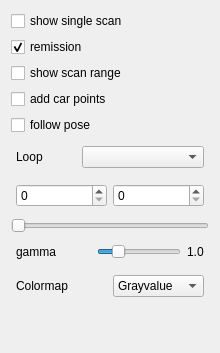
        <widget class="QWidget" name="tab_3">
         <attribute name="title">
          <string>Visuals</string>
         </attribute>
         <layout class="QVBoxLayout" name="verticalLayout_7">
          <item>
           <widget class="QCheckBox" name="chkShowSingleScan">
            <property name="text">
             <string>show single scan</string>
            </property>
           </widget>
          </item>
          <item>
           <widget class="QCheckBox" name="chkShowRemission">
            <property name="text">
             <string>remission</string>
            </property>
            <property name="checked">
             <bool>true</bool>
            </property>
           </widget>
          </item>
          <item>
           <widget class="QCheckBox" name="chkShowScanRange">
            <property name="text">
             <string>show scan range</string>
            </property>
           </widget>
          </item>
          <item>
           <widget class="QCheckBox" name="chkAddCarPoints">
            <property name="text">
             <string>add car points</string>
            </property>
            <property name="checked">
             <bool>false</bool>
            </property>
           </widget>
          </item>
          <item>
           <widget class="QCheckBox" name="chkFollowPose">
            <property name="text">
             <string>follow pose</string>
            </property>
           </widget>
          </item>
          <item>
           <layout class="QHBoxLayout" name="horizontalLayout_7">
            <property name="leftMargin">
             <number>5</number>
            </property>
            <property name="topMargin">
             <number>5</number>
            </property>
            <property name="rightMargin">
             <number>5</number>
            </property>
            <property name="bottomMargin">
             <number>5</number>
            </property>
            <item>
             <widget class="QLabel" name="label_2">
              <property name="minimumSize">
               <size>
                <width>60</width>
                <height>0</height>
               </size>
              </property>
              <property name="text">
               <string>Loop</string>
              </property>
             </widget>
            </item>
            <item>
             <widget class="QComboBox" name="cmbLoops">
              <property name="sizePolicy">
               <sizepolicy hsizetype="MinimumExpanding" vsizetype="Fixed">
                <horstretch>0</horstretch>
                <verstretch>0</verstretch>
               </sizepolicy>
              </property>
             </widget>
            </item>
           </layout>
          </item>
          <item>
           <layout class="QHBoxLayout" name="horizontalLayout_19">
            <property name="leftMargin">
             <number>5</number>
            </property>
            <property name="topMargin">
             <number>5</number>
            </property>
            <property name="rightMargin">
             <number>5</number>
            </property>
            <property name="bottomMargin">
             <number>5</number>
            </property>
            <item>
             <widget class="QSpinBox" name="spinRangeBegin">
              <property name="maximum">
               <number>1000</number>
              </property>
             </widget>
            </item>
            <item>
             <widget class="QSpinBox" name="spinRangeEnd">
              <property name="maximum">
               <number>1000</number>
              </property>
             </widget>
            </item>
           </layout>
          </item>
          <item>
           <widget class="QSlider" name="horizontalSlider">
            <property name="orientation">
             <enum>Qt::Horizontal</enum>
            </property>
           </widget>
          </item>
          <item>
           <layout class="QHBoxLayout" name="horizontalLayout_2">
            <property name="leftMargin">
             <number>5</number>
            </property>
            <property name="topMargin">
             <number>5</number>
            </property>
            <property name="rightMargin">
             <number>5</number>
            </property>
            <property name="bottomMargin">
             <number>5</number>
            </property>
            <item>
             <widget class="QLabel" name="label">
              <property name="minimumSize">
               <size>
                <width>75</width>
                <height>0</height>
               </size>
              </property>
              <property name="text">
               <string>gamma</string>
              </property>
             </widget>
            </item>
            <item>
             <widget class="QSlider" name="sldGamma">
              <property name="maximum">
               <number>50</number>
              </property>
              <property name="pageStep">
               <number>10</number>
              </property>
              <property name="value">
               <number>10</number>
              </property>
              <property name="orientation">
               <enum>Qt::Horizontal</enum>
              </property>
             </widget>
            </item>
            <item>
             <widget class="QLabel" name="lblGammaValue">
              <property name="text">
               <string>1.0</string>
              </property>
             </widget>
            </item>
           </layout>
          </item>
          <item>
           <layout class="QHBoxLayout" name="horizontalLayout_3">
            <property name="leftMargin">
             <number>5</number>
            </property>
            <property name="topMargin">
             <number>5</number>
            </property>
            <property name="rightMargin">
             <number>5</number>
            </property>
            <property name="bottomMargin">
             <number>5</number>
            </property>
            <item>
             <widget class="QLabel" name="label_3">
              <property name="minimumSize">
               <size>
                <width>75</width>
                <height>0</height>
               </size>
              </property>
              <property name="text">
               <string>Colormap</string>
              </property>
             </widget>
            </item>
            <item>
             <widget class="QComboBox" name="cmbColormap">
              <property name="minimumSize">
               <size>
                <width>0</width>
                <height>0</height>
               </size>
              </property>
              <item>
               <property name="text">
                <string>Grayvalue</string>
               </property>
              </item>
              <item>
               <property name="text">
                <string>Magma</string>
               </property>
              </item>
              <item>
               <property name="text">
                <string>Viridis</string>
               </property>
              </item>
              <item>
               <property name="text">
                <string>jet</string>
               </property>
              </item>
             </widget>
            </item>
           </layout>
          </item>
          <item>
           <spacer name="verticalSpacer_4">
            <property name="orientation">
             <enum>Qt::Vertical</enum>
            </property>
            <property name="sizeHint" stdset="0">
             <size>
              <width>20</width>
              <height>40</height>
             </size>
            </property>
           </spacer>
          </item>
         </layout>
        </widget>
